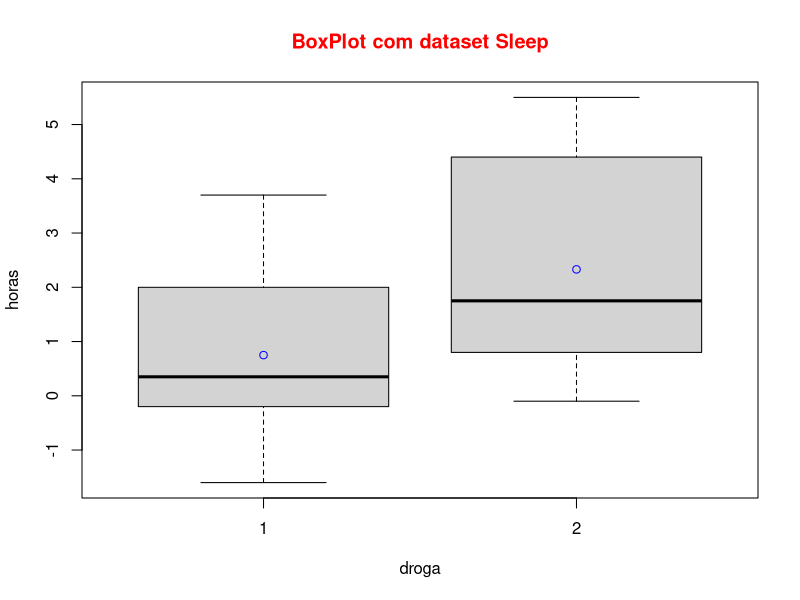
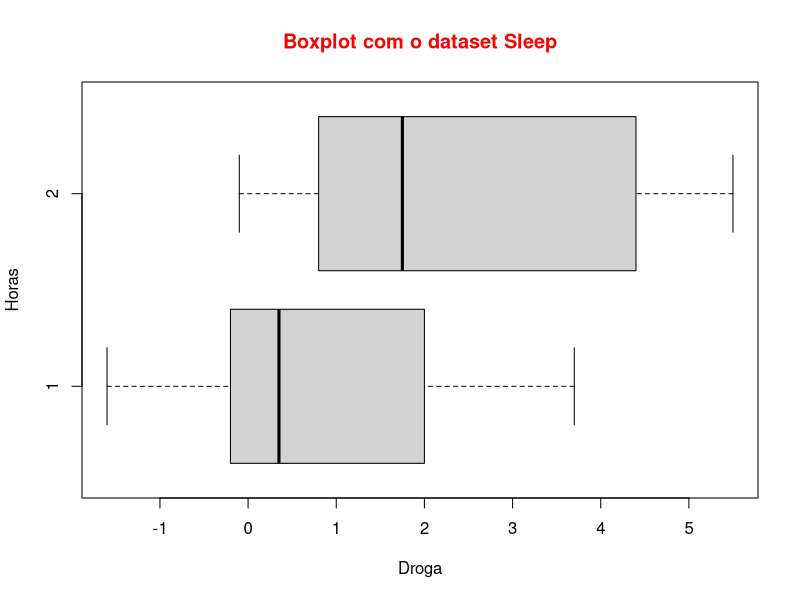
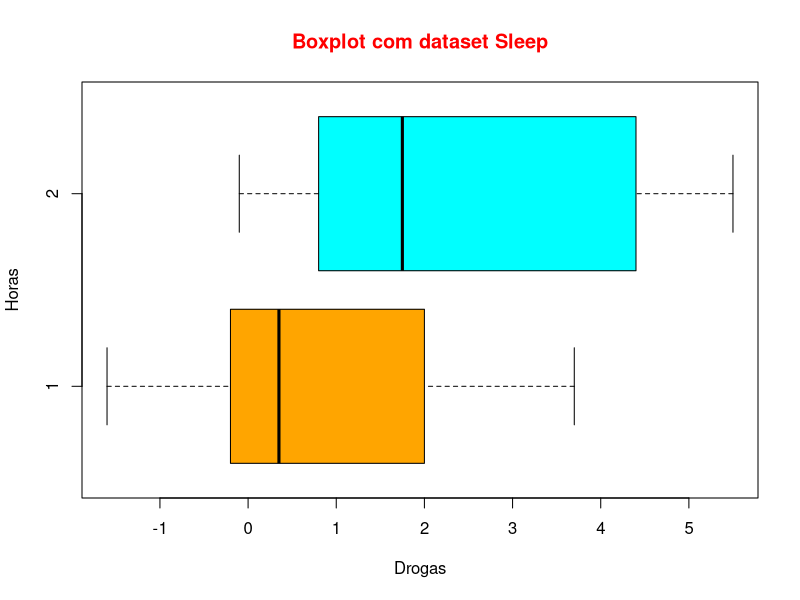

Here is the R script that generated these plots, in order:
# BoxPlot - gráfico de caixa - comparar de forma gráfica estatísticas
?boxplot

setwd("/media/paulo/DISC2/PUC/5 INTRODUCAO LINGUAGEM R/SCRIPTS/")

?sleep
View(sleep)

boxplot(data = sleep, extra ~ group,
        main='BoxPlot com dataset Sleep',
        col.main = 'red',
        ylab='horas',
        xlab = 'droga')

# Notaćão '~' é a forma como o R representa a 
# relaćão entre duas variáveis

# Média

medias = by(sleep$extra, sleep$group, mean)
medias

#Adicionando a media ao gráfico
points(medias, col='blue')

# Mudando o sentido do boxplot
boxplot(data = sleep, extra ~ group,
        main = 'Boxplot com o dataset Sleep',
        col.main = 'red',
        ylab = 'Horas',
        xlab = 'Droga',
        horizontal = TRUE)

# Colorindo o boxplot
boxplot(data= sleep, extra ~ group,
        main = 'Boxplot com dataset Sleep',
        col.main = 'red',
        ylab = 'Horas',
        xlab = 'Drogas',
        horizontal = TRUE,
        col = c('ORANGE', 'CYAN')
        )
